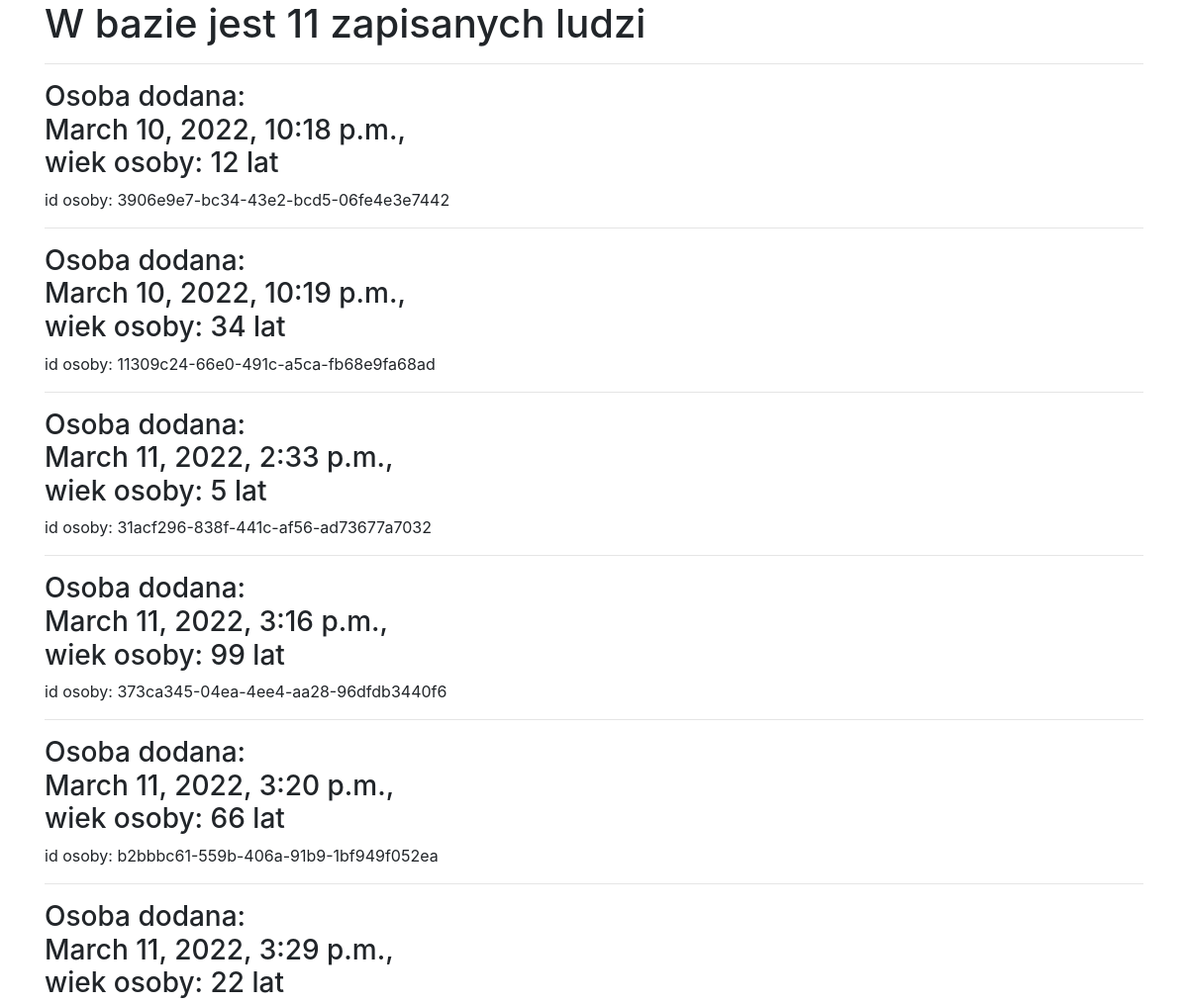
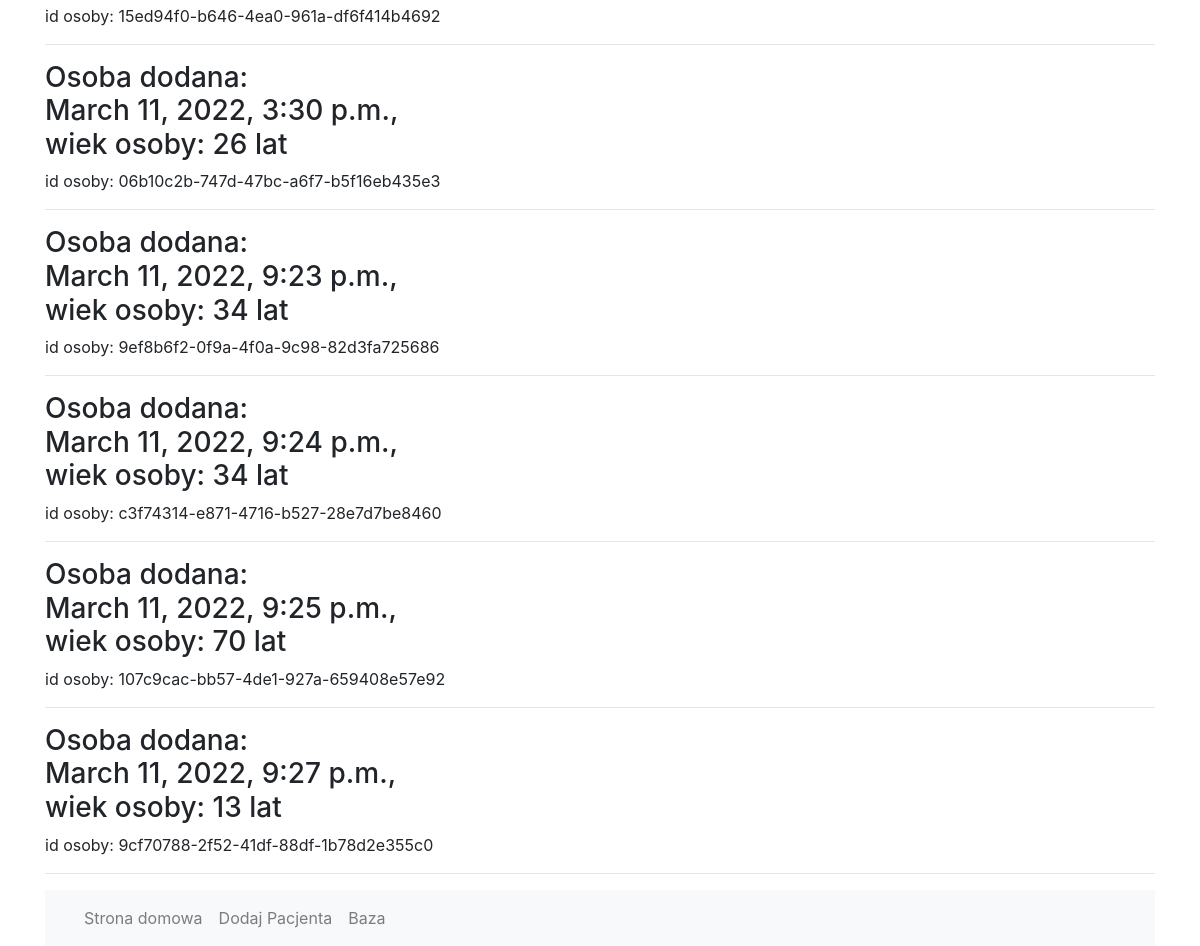
Page /history/ on the earlier database version (2 pictures, top to bottom).
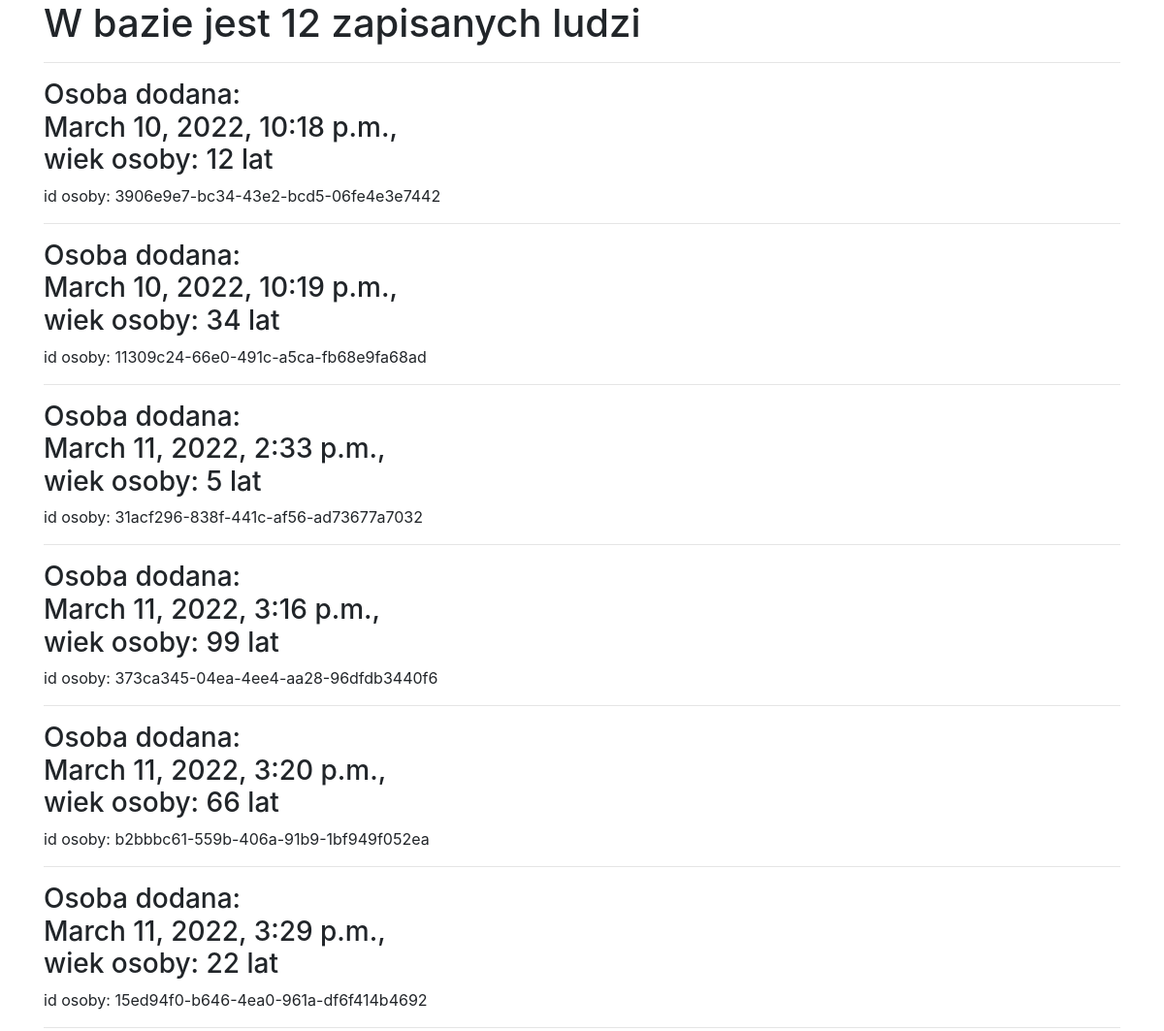
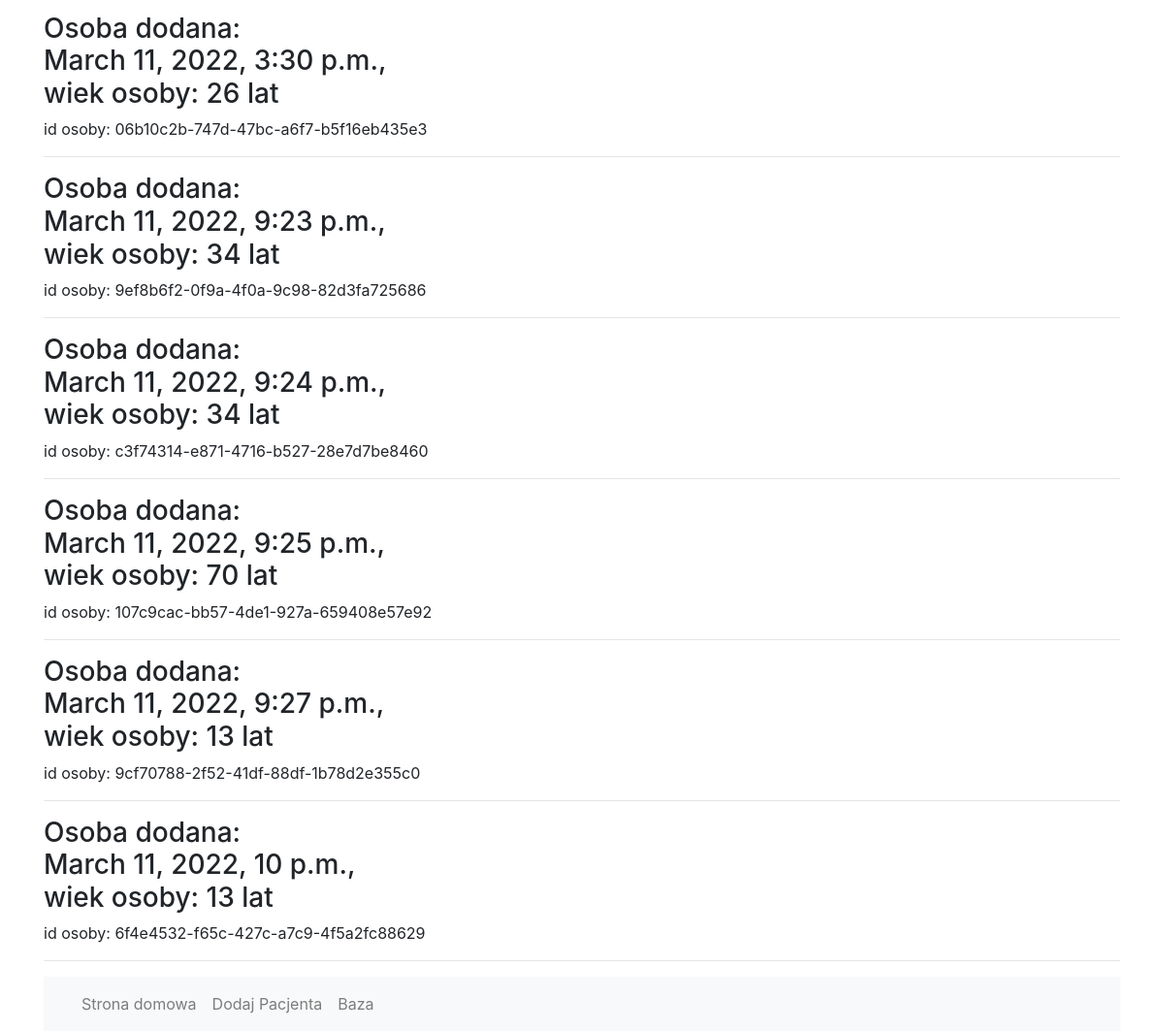
Same page on the later database version (2 pictures, top to bottom).
### check_noshow/models.py (models this page shows, shortened)
class Person(models.Model):
    id = models.UUIDField(primary_key=True, default=uuid.uuid4, editable=False)
    gender = models.IntegerField(default=Gender.WOMAN, choices=Gender.choices)
    created_at =  models.DateTimeField(auto_now=True)
    date_of_appointment = models.DateTimeField()
    date_of_set_appointment = models.DateTimeField()
    age = models.PositiveIntegerField(validators=[MaxValueValidator(Decimal('102.0'))])
    scolarship = models.BooleanField()
    hipertension = models.BooleanField()
    diabetes = models.BooleanField()
    alcoholism = models.BooleanField()
    sms_received = models.BooleanField()
    handicap = models.IntegerField(default=Handicapchoices.FIRST, choices=Handicapchoices.choices)
    num_app_missed = models.DecimalField(max_digits=3, decimal_places=0, validators=[MinValueValidator(Decimal('-0.01'))])

### check_noshow/views.py (the view)
# urls.py: path('history/', views.history, name='check-history'),
def history(request):
    return render(request, 'check_noshow/history.html',
                    {
                        "people": Person.objects.all(),
                        "num_people": Person.objects.count()
                    })

### check_noshow/templates/check_noshow/history.html (shortened to what this page needs)
{% extends "check_noshow/base.html" %}
{% block content %}
<h1>W bazie jest {{num_people}} zapisanych ludzi</h1>
<hr>
    {% for person in people %}
        <h3>Osoba dodana:<br> {{person.created_at}},<br>wiek osoby: {{person.age}} lat</h3>
        <p>id osoby: {{person.id}}</p>
        <hr>
    {% endfor %}
{% endblock %}

Differences in the rows shown:
added Person: created_at "March 11, 2022, 10 p.m.", age "13", id "6f4e4532-f65c-427c-a7c9-4f5a2fc88629"
Other differences:
{{ num_people }}: "11" → "12"
